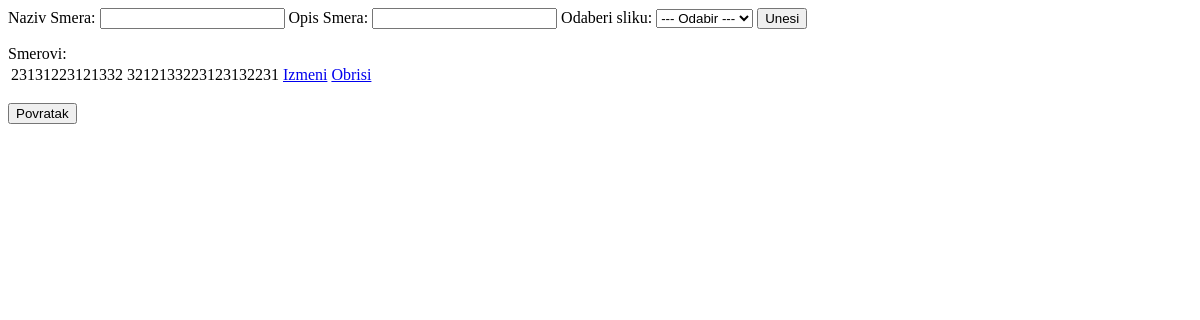
The page /courseView.php (signed in) on the database as committed earlier.
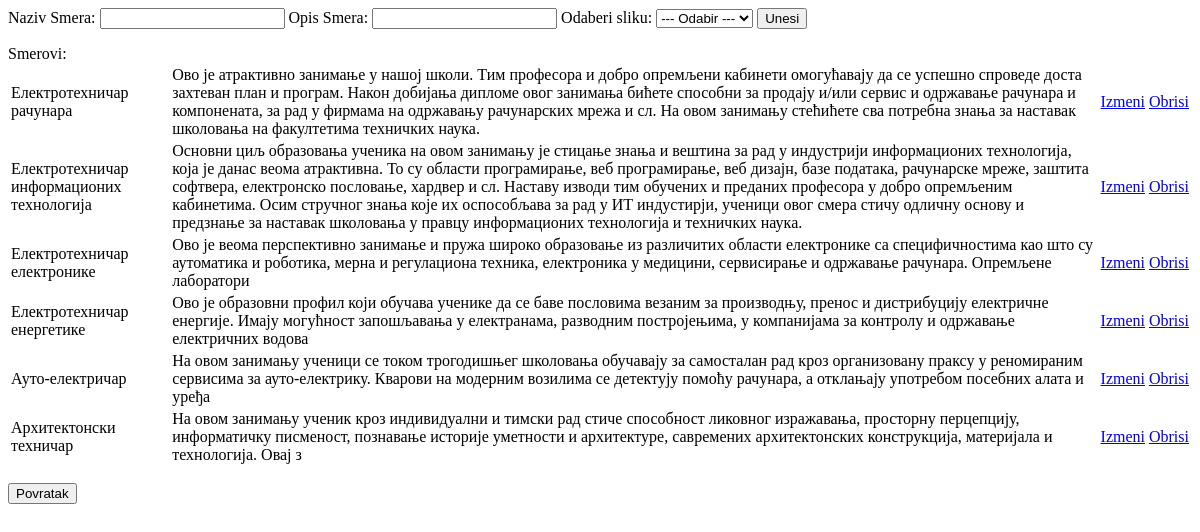
The same page on the database as committed later.
### tables this page shows
CREATE TABLE `smerovi` (
  `id` int(11) NOT NULL,
  `smer` varchar(255) NOT NULL,
  `opis` varchar(5000) NOT NULL,
  `id_slike` int(50) NOT NULL
);

### classes/courseCon.php (called while the page is built, shortened)
<?php
include "course.php";
$course = new Course();
$courses = $course->returnCourses();

### classes/dbh.php (called while the page is built, shortened)
<?php
class Dbh{
    protected function connect() {
        try{
            $username = "root";
            $password = "";
            $dbh = new PDO('mysql:host=localhost;dbname=php_dev', $username, $password);
            return $dbh;
        }catch (PDOException $e){
            print 'Error: ' . $e->getMessage() . "<br/>";
            die();
        }
    }
}

### classes/course.php (called while the page is built, shortened)
<?php
include 'dbh.php';
class Course extends Dbh
{
    public function returnCourses()
    {
        $sql = "SELECT * FROM smerovi";
        $stmt = $this->connect()->query($sql);
        return $stmt;
    }
}

### courseView.php (the view, shortened to what this page needs)
<?php
if(isset($_SESSION['userid'])):
include "classes/courseCon.php";
?>
<html>
<body>
<form method="post" enctype="multipart/form-data">
    <label>Naziv Smera:</label>
    <input name="course">
    <label>Opis Smera:</label>
    <input name="desc">
    Odaberi sliku:
    <select Emp Name='NEW' name="slika">
        <option value="">--- Odabir ---</option>
    </select>
    <button name="submitCourse">Unesi</button><br>
</form>
<div>
    <form method="post">
        <label for="courses">Smerovi:</label>
        <table>
            <?php
            foreach ($courses as $key => $value):
                ?>
            <tr>
                <td>
                    <?= $value['smer'] ?>
                </td>
                <td>
                    <?= $value['opis'] ?>
                </td>
                <td>
                    <a href="includes/editSmer.php?id=<?= $value['id'] ?>">Izmeni</a>
                </td>
                <td>
                    <a href="includes/deleteSmer.php?id=<?= $value['id'] ?>">Obrisi</a>
                </td>
            </tr>
            <?php endforeach; ?>
        </table>
    </form>
    <button onclick="document.location='index.php'">Povratak</button>
</div>
</body>
</html>
<?php else:
    header('Location: fileUpload.php?error=pleaseLogIn');
endif;?>

Rows that differ between the two databases and show on the page:
removed smerovi: smer "23131223121332", opis "3212133223123132231"
added smerovi: smer "Електротехничар рачунара", opis "Ово је атрактивно занимање у нашој школи. Тим професора и добро опремљени кабинети омогућавају да се успешно спроведе доста захтеван план и програм. Након добијања дипломе овог занимања бићете способни за продају и/или сервис и одржавање рачунара и компонената, за рад у фирмама на одржавању рачунарских мрежа и сл. На овом занимању стећићете сва потребна знања за наставак школовања на факултетима техничких наука."
added smerovi: smer "Електротехничар информационих технологија", opis "Основни циљ образовања ученика на овом занимању је стицање знања и вештина за рад у индустрији информационих технологија, која је данас веома атрактивна. То су области програмирање, веб програмирање, веб дизајн, базе података, рачунарске мреже, заштита софтвера, електронско пословање, хардвер и сл. Наставу изводи тим обучених и преданих професора у добро опремљеним кабинетима. Осим стручног знања које их оспособљава за рад у ИТ индустирји, ученици овог смера стичу одличну основу и предзнање за наставак школовања у правцу информационих технологија и техничких наука."
added smerovi: smer "Електротехничар електронике", opis "Ово је веома перспективно занимање и пружа широко образовање из различитих области електронике са специфичностима као што су аутоматика и роботика, мерна и регулациона техника, електроника у медицини, сервисирање и одржавање рачунара. Опремљене лаборатори"
added smerovi: smer "Електротехничар енергетике", opis "Ово је образовни профил који обучава ученике да се баве пословима везаним за производњу, пренос и дистрибуцију електричне енергије. Имају могућност запошљавања у електранама, разводним постројењима, у компанијама за контролу и одржавање електричних водова"
added smerovi: smer "Ауто-електричар", opis "На овом занимању ученици се током трогодишњег школовања обучавају за самосталан рад кроз организовану праксу у реномираним сервисима за ауто-електрику. Кварови на модерним возилима се детектују помоћу рачунара, а отклањају употребом посебних алата и уређа"
added smerovi: smer "Архитектонски техничар", opis "На овом занимању ученик кроз индивидуални и тимски рад стиче способност ликовног изражавања, просторну перцепцију, информатичку писменост, познавање историје уметности и архитектуре, савремених архитектонских конструкција, материјала и технологија. Овај з"
